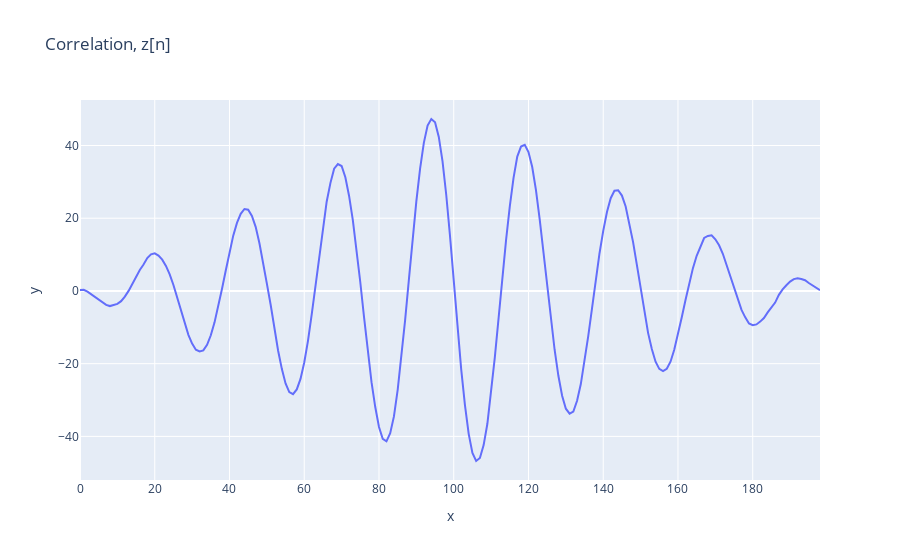

This figure's notebook cell:
### Markdown cell above
Correlation `corr` is equivalent to the $z[n]$ in the paper.

$z[n] = \sum_{n=n_0}^{n_0+M-1} y[n]\cos(\omega_0(n-n_0))$

This is equivalent to cross-correlation, as we are multiplying a signal $y[n]$ with another shifting signal $\cos(\omega_0(n-n_0))$

This should be equivalent to Fig. 6 and Fig. 7 in paper.

### Code cell
fig = px.line(x=corr_t, y=corr, title="Correlation, z[n]")
fig.show()

### Figure 1 — Plotly figure (JSON) as saved in the notebook; plotly's stock layout.template omitted (floating-point values rounded to 4 significant figures; data arrays with more than 128 entries replaced by an {"elided": "..."} marker saying what was removed)
{"data": [{"hovertemplate": "x=%{x}<br>y=%{y}<extra></extra>", "legendgroup": "", "line": {"color": "#636efa", "dash": "solid"}, "marker": {"symbol": "circle"}, "mode": "lines", "name": "", "orientation": "v", "showlegend": false, "type": "scatter", "x": {"elided": "199 int values"}, "xaxis": "x", "y": {"elided": "199 float values"}, "yaxis": "y"}], "layout": {"legend": {"tracegroupgap": 0}, "title": {"text": "Correlation, z[n]"}, "xaxis": {"anchor": "y", "autorange": true, "domain": [0, 1], "range": [0, 198], "title": {"text": "x"}, "type": "linear"}, "yaxis": {"anchor": "x", "autorange": true, "domain": [0, 1], "range": [-51.99, 52.52], "title": {"text": "y"}, "type": "linear"}}}
